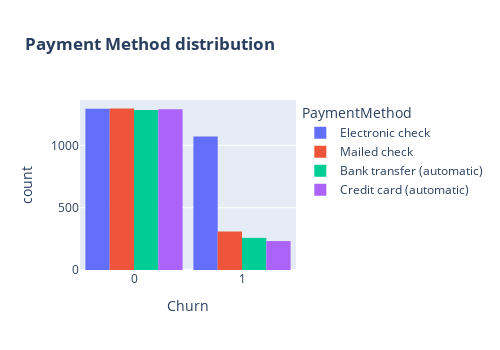

Notebook source saved alongside this figure:
### Code cell
fig = px.histogram(df2, x="Churn", color="PaymentMethod", barmode="group", title="<b>Payment Method distribution</b>")
fig.update_layout(width=500, height=350, bargap=0.1)
fig.show();

### Figure 1 — Plotly figure (JSON) as saved in the notebook; plotly's stock layout.template omitted (floating-point values rounded to 4 significant figures; data arrays with more than 128 entries replaced by an {"elided": "..."} marker saying what was removed)
{"data": [{"alignmentgroup": "True", "bingroup": "x", "hovertemplate": "PaymentMethod=Electronic check<br>Churn=%{x}<br>count=%{y}<extra></extra>", "legendgroup": "Electronic check", "marker": {"color": "#636efa", "pattern": {"shape": ""}}, "name": "Electronic check", "offsetgroup": "Electronic check", "orientation": "v", "showlegend": true, "type": "histogram", "x": {"elided": "2365 int values"}, "xaxis": "x", "yaxis": "y"}, {"alignmentgroup": "True", "bingroup": "x", "hovertemplate": "PaymentMethod=Mailed check<br>Churn=%{x}<br>count=%{y}<extra></extra>", "legendgroup": "Mailed check", "marker": {"color": "#EF553B", "pattern": {"shape": ""}}, "name": "Mailed check", "offsetgroup": "Mailed check", "orientation": "v", "showlegend": true, "type": "histogram", "x": {"elided": "1604 int values"}, "xaxis": "x", "yaxis": "y"}, {"alignmentgroup": "True", "bingroup": "x", "hovertemplate": "PaymentMethod=Bank transfer (automatic)<br>Churn=%{x}<br>count=%{y}<extra></extra>", "legendgroup": "Bank transfer (automatic)", "marker": {"color": "#00cc96", "pattern": {"shape": ""}}, "name": "Bank transfer (automatic)", "offsetgroup": "Bank transfer (automatic)", "orientation": "v", "showlegend": true, "type": "histogram", "x": {"elided": "1542 int values"}, "xaxis": "x", "yaxis": "y"}, {"alignmentgroup": "True", "bingroup": "x", "hovertemplate": "PaymentMethod=Credit card (automatic)<br>Churn=%{x}<br>count=%{y}<extra></extra>", "legendgroup": "Credit card (automatic)", "marker": {"color": "#ab63fa", "pattern": {"shape": ""}}, "name": "Credit card (automatic)", "offsetgroup": "Credit card (automatic)", "orientation": "v", "showlegend": true, "type": "histogram", "x": {"elided": "1521 int values"}, "xaxis": "x", "yaxis": "y"}], "layout": {"bargap": 0.1, "barmode": "group", "height": 350, "legend": {"title": {"text": "PaymentMethod"}, "tracegroupgap": 0}, "title": {"text": "<b>Payment Method distribution</b>"}, "width": 500, "xaxis": {"anchor": "y", "domain": [0, 1], "title": {"text": "Churn"}}, "yaxis": {"anchor": "x", "domain": [0, 1], "title": {"text": "count"}}}}
